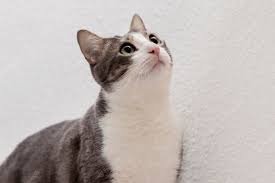
#> input picture data/24.jfif, 275 x 183 px, given in place of img_app.png, which was not available
$ jupyter execute --allow-errors 0608_01.ipynb   (text cells are left out)
#> lines starting #> are read from the running program, lines starting #| are printed output that depends on the picture; after the words box and inside, x2 and y2 are one past the last pixel; in counts of white or black regions, pixels touching at a corner belong together; pictures that were not available may be replaced by others from this repository, and a replacement may not be noted
[cell 1]
import cv2
import matplotlib.pyplot as plt
import numpy as np
import os
import glob

[cell 2]
folder_path="./data"

img_list = glob.glob(os.path.join(folder_path, "*.png"))

for path in img_list:
    img = cv2.imread(path, 1)
    img = cv2.cvtColor(img, cv2.COLOR_BGR2RGB)
    # plt.imshow(img)
    # plt.show()

    filter = np.array([[3, -2, -2],
                      [-3,7,-5],
                      [5,-1,0]])

    custom_filtered = cv2.filter2D(img, -1, filter)

    plt.imshow(custom_filtered)
    plt.show()

[cell 3]
for path in img_list:
    img = cv2.imread(path, 1)
    img = cv2.cvtColor(img, cv2.COLOR_BGR2RGB)
    # plt.imshow(img)
    # plt.show()

    filter_ = np.array([[0.272, 0.534, 0.131],
                      [0.119,0.686,0.168],
                      [0.393,0.769,0.189]])

    sepia_img = cv2.transform(img, filter_)

    plt.imshow(sepia_img)
    plt.show()

[cell 4]
for path in img_list:
    img = cv2.imread(path, 1)
    img = cv2.cvtColor(img, cv2.COLOR_BGR2RGB)
    # plt.imshow(img)
    # plt.show()

    filter_temp = np.array([[0, 1, 0],
                            [0,0,0],
                            [0,-1,0]])

    emboss_img = cv2.filter2D(img, -1, filter_temp)
    emboss_img = emboss_img + 128

    plt.imshow(emboss_img)
    plt.show()

[cell 5]
img_path = "./data/img_app.png"

img = cv2.imread(img_path, cv2.IMREAD_GRAYSCALE)
#> img: shape (183, 275); min 0, max 255, mean 184.8

_, mask = cv2.threshold(img, 230, 255, cv2.THRESH_BINARY_INV)
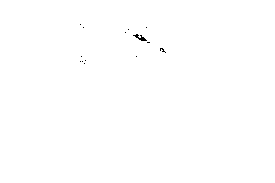
#> mask: shape (183, 275); 99.9% white; black in thin lines or dots, all inside (x1, y1, x2, y2) = (80, 24, 166, 64)

kernel = np.ones((3, 3), np.uint8)
dilation = cv2.dilate(mask,kernel)
#> dilation: shape (183, 275); 100% white; black in thin lines or dots, all inside (x1, y1, x2, y2) = (142, 38, 144, 40)

img_list = np.hstack([
    img,
    mask,
    dilation
])
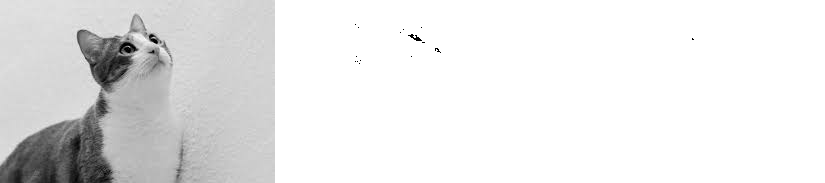
#> img_list: shape (183, 825); min 0, max 255, mean 231.5

plt.imshow(img_list, 'gray')
plt.show()

[cell 6]
dilation = cv2.dilate(mask,kernel, iterations=10)
#> dilation: shape (183, 275); every value is 255
erosion = cv2.erode(mask, kernel)
#> erosion: shape (183, 275); 99.5% white; 8 black regions (5 under 20 px), largest, box (x1, y1, x2, y2) and area: (132, 33, 151, 44) 105, (159, 47, 167, 54) 41, (79, 59, 87, 65) 32

img_list = np.hstack([
    img,
    mask,
    dilation,
    erosion
])
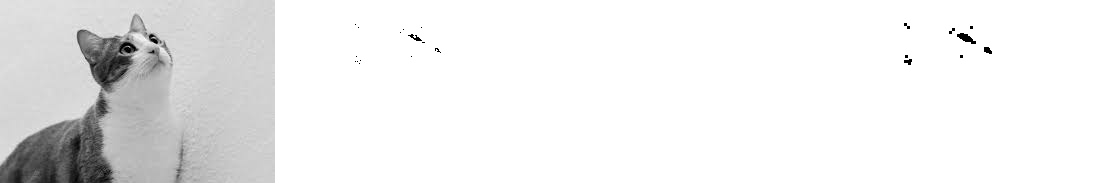
#> img_list: shape (183, 1100); min 0, max 255, mean 237.1

plt.imshow(img_list, 'gray')
plt.show()

[cell 7]
#open close
opening = cv2.morphologyEx(mask, cv2.MORPH_OPEN, kernel)
#> opening: shape (183, 275); 99.8% white; 11 black regions (10 under 20 px), largest, box (x1, y1, x2, y2) and area: (133, 34, 147, 41) 46
closing = cv2.morphologyEx(mask, cv2.MORPH_CLOSE, kernel)
#> closing: shape (183, 275); 100% white; 1 black region (1 under 20 px)
crossing = cv2.morphologyEx(mask, cv2.MORPH_CROSS, kernel) #start from typo

img_list = np.hstack([
    img,
    mask,
    dilation,
    erosion,
])
img_list2 = np.hstack([
    opening,
    closing,
    crossing
])
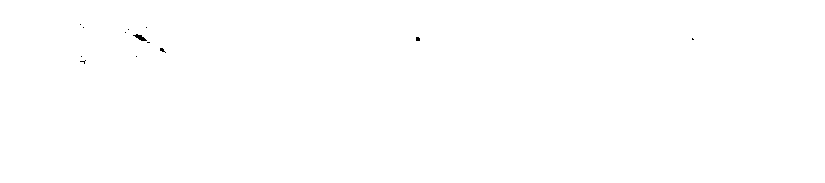
#> img_list2: shape (183, 825); 99.9% white; 13 black regions (12 under 20 px), largest, box (x1, y1, x2, y2) and area: (133, 34, 147, 41) 46

plt.imshow(img_list, 'gray')
plt.show()
plt.imshow(img_list2, 'gray')
plt.show()

[cell 8]
mg = cv2.morphologyEx(mask, cv2.MORPH_GRADIENT, kernel)
#> mg: shape (183, 275); 0.47% white; 8 white regions (5 under 20 px), largest, box (x1, y1, x2, y2) and area: (132, 33, 151, 44) 102, (159, 47, 167, 54) 41, (79, 59, 87, 65) 32
th = cv2.morphologyEx(mask, cv2.MORPH_TOPHAT, kernel)
#> th: shape (183, 275); 0.03% white in thin lines or dots, all inside (x1, y1, x2, y2) = (81, 35, 163, 63)

img_list2 = np.hstack([
    opening,
    closing,
    mg,
    th
])
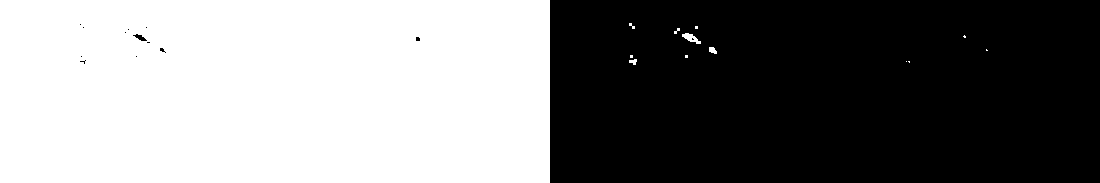
#> img_list2: shape (183, 1100); 50.1% white; 14 black regions (12 under 20 px), largest, box (x1, y1, x2, y2) and area: (550, 0, 1100, 183) 100396, (133, 34, 147, 41) 46

plt.imshow(img_list2, 'gray')
plt.show()

[cell 9]
# !pip install pytesseract
import pytesseract

[cell 10]
img_path = "./data/Car.png.png"
img_gray = cv2.imread(img_path, 0)

h, w= img_gray.shape
#> h = 183; w = 275
print(h, w)
#| 183 275
plt.imshow(img_gray, 'gray')
plt.show()


img_path = "./data/Car.png.png"
img = cv2.imread(img_path)
#> img is the input picture: shape (183, 275, 3); mean B, G, R 179.6, 182.8, 190.9
img = cv2.cvtColor(img, cv2.COLOR_BGR2RGB)

h, w, c= img.shape
#> c = 3
print(h, w, c)
#| 183 275 3
plt.imshow(img)
plt.show()

[cell 11]
structuringElement = cv2.getStructuringElement(cv2.MORPH_RECT,(9, 9))
print(structuringElement)

[cell 12]
imgToHat = cv2.morphologyEx(img_gray, cv2.MORPH_TOPHAT,structuringElement)
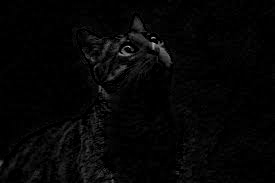
#> imgToHat: shape (183, 275); min 0, max 188, mean 5.2

plt.imshow(imgToHat, 'gray')
plt.show()
imgBlackHat = cv2.morphologyEx(img_gray, cv2.MORPH_BLACKHAT,structuringElement)
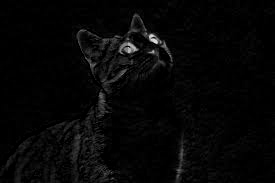
#> imgBlackHat: shape (183, 275); min 0, max 220, mean 6.1

plt.imshow(imgBlackHat, 'gray')
plt.show()

imgGrayscalePlusTopHat =cv2.add(img_gray, imgToHat)
gray = cv2.subtract(imgGrayscalePlusTopHat, imgBlackHat)
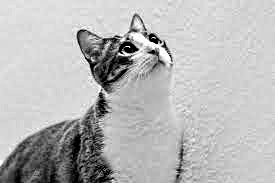
#> gray: shape (183, 275); min 0, max 255, mean 184.3
plt.imshow(gray, 'gray')
plt.title("Gray")
plt.show()

[cell 13]
img_blurred = cv2.GaussianBlur(gray, ksize=(7,7), sigmaX=0)
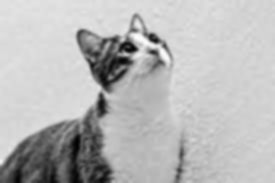
#> img_blurred: shape (183, 275); min 2, max 252, mean 184.3

plt.imshow(img_blurred, 'gray')
plt.show()

img_thresh = cv2.adaptiveThreshold(
    img_blurred,
    maxValue=255,
    adaptiveMethod=cv2.ADAPTIVE_THRESH_GAUSSIAN_C,
    thresholdType=cv2.THRESH_BINARY_INV,
    blockSize=19,
    C=9
)
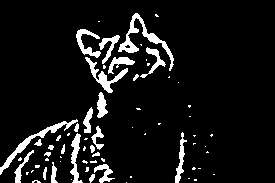
#> img_thresh: shape (183, 275); 8.3% white; 68 white regions (43 under 20 px)
plt.imshow(img_thresh, 'gray')
plt.title('img_thresh')
plt.show()

[cell 14]
contours, hierarchy = cv2.findContours(
    img_thresh,
    mode=cv2.RETR_LIST,
    method=cv2.CHAIN_APPROX_SIMPLE
)
#> contours = 69 contours, 49 with area under 20; largest, box (x1, y1, x2, y2) and area: (118, 13, 174, 71) 476, (0, 119, 78, 175) 372, (85, 57, 128, 93) 298, (70, 133, 83, 183) 223, (76, 29, 101, 58) 212
temp_res = np.zeros((h, w, c), dtype=np.uint8)

#> (the rest of this cell did not finish here and is left out)
